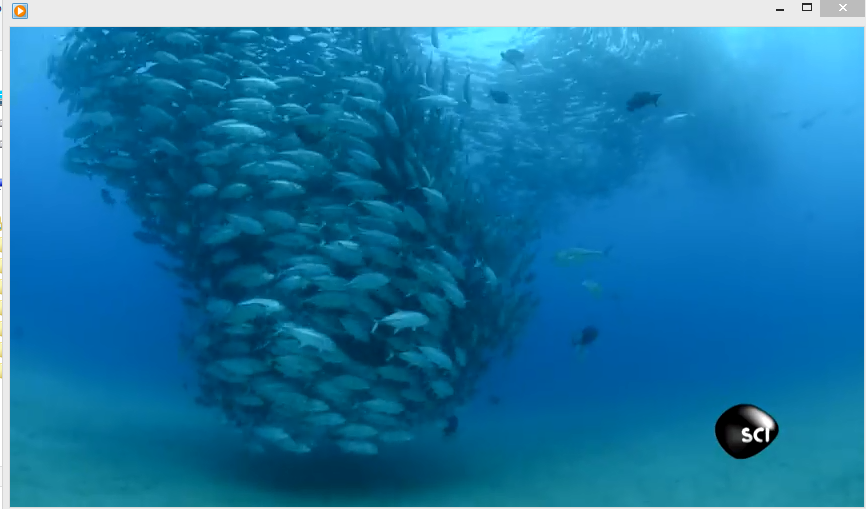
#> input picture Task 4 - Underwater Color Correction/original.PNG, 866 x 509 px, found by its file name
$ python 'histogram based.py'
#> lines starting #> are read from the running program, lines starting #| are printed output that depends on the picture
import cv2
import numpy as np
from matplotlib import pyplot as plt

original = cv2.imread("original.png")
#> original is the input picture: shape (509, 866, 3); mean B, G, R 163.9, 117.4, 27.6
blue = original.copy()
green = original.copy()
red = original.copy()

blue[:, :, 2] = 0
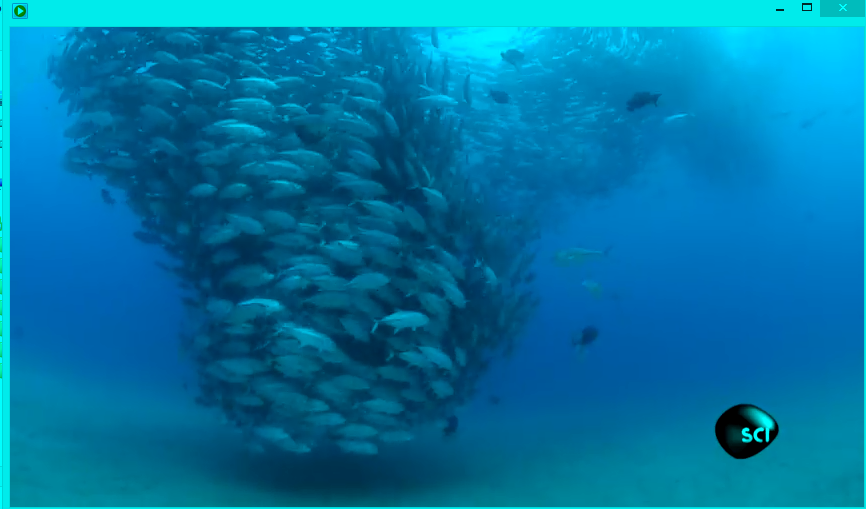
#> blue: shape (509, 866, 3); mean B, G, R 163.9, 117.4, 0
blue[:, :, 1] = 0
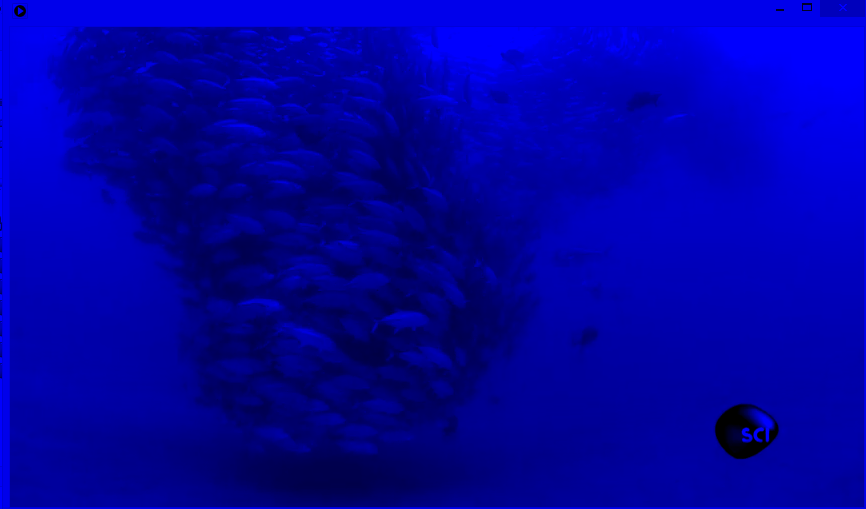
#> blue: shape (509, 866, 3); mean B, G, R 163.9, 0, 0

green[:, :, 0] = 0
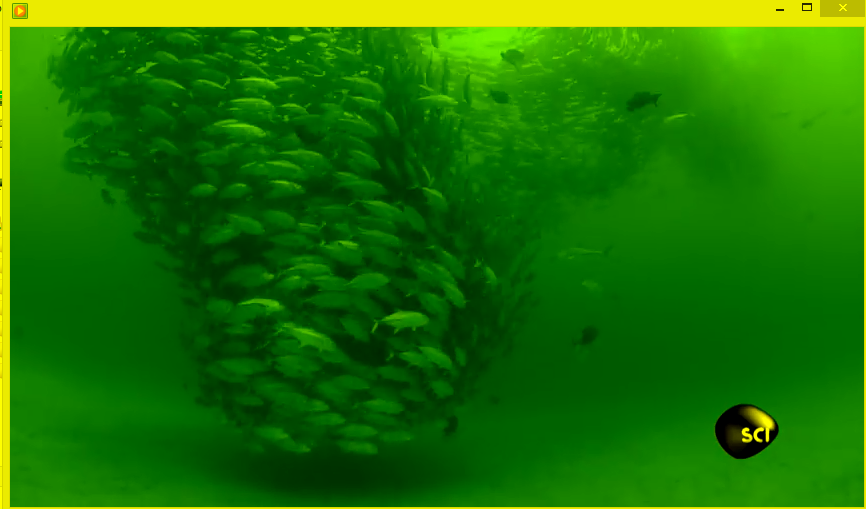
#> green: shape (509, 866, 3); mean B, G, R 0, 117.4, 27.6
green[:, :, 2] = 0
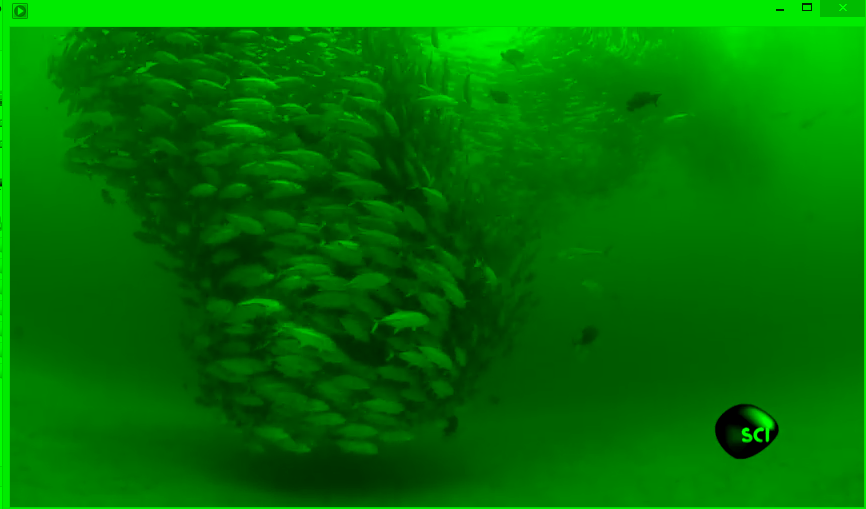
#> green: shape (509, 866, 3); mean B, G, R 0, 117.4, 0

red[:, :, 0] = 0
red[:, :, 1] = 0
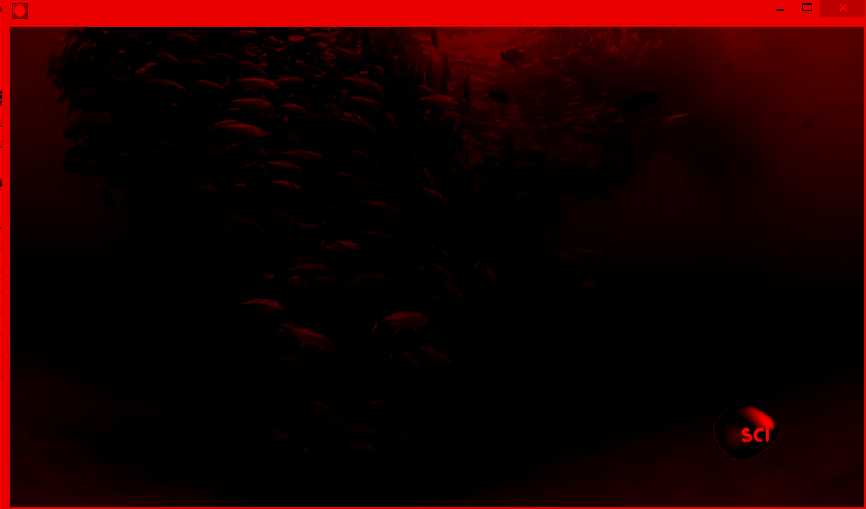
#> red: shape (509, 866, 3); mean B, G, R 0, 0, 27.6

B_hist = cv2.calcHist([blue], [0], None, [256], [0, 255])
#> B_hist = 256 values, max 26500 at index 235, min 0 at index 255, mean 1684.6
# [6 lines of commented-out code are left out]

G_hist = cv2.calcHist([green], [0], None, [256], [0, 255])
#> G_hist = 256 values, max 440794 at index 0, min 0 at index 1, mean 1721.9
# [6 lines of commented-out code are left out]

R_hist = cv2.calcHist([red], [0], None, [256], [0, 255])
#> R_hist has the same summary as G_hist
# [6 lines of commented-out code are left out]

original = cv2.cvtColor(original, cv2.COLOR_BGR2GRAY)
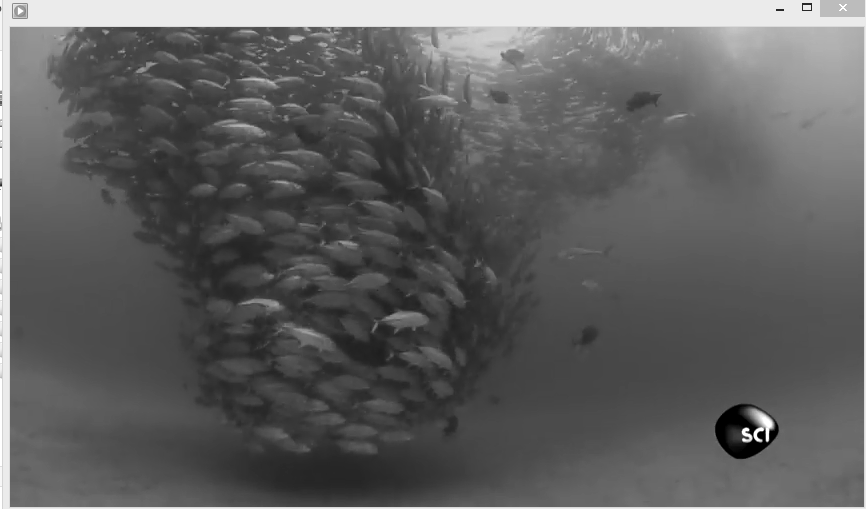
#> original: shape (509, 866); min 0, max 255, mean 95.8
hist = cv2.calcHist([original], [0], None, [256], [0, 255])
#> hist = 256 values, max 25615 at index 235, min 0 at index 255, mean 1719
plt.figure()
plt.title(" grayscale Histogram")
plt.plot(hist)
plt.xlim([0,255])
plt.show()
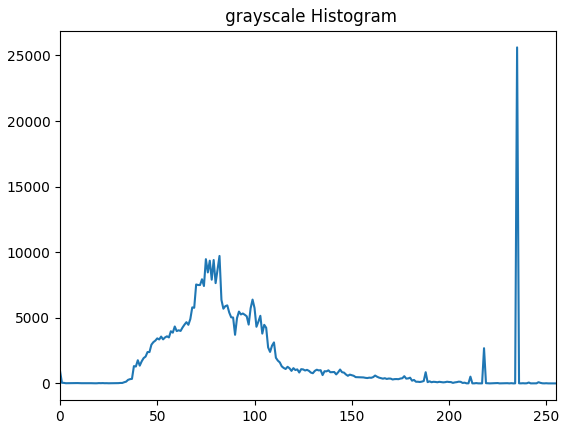
#> figure drawn by matplotlib, 1 panel; curve peaks at x = 235, y = 25615
cv2.waitKey(0)

cv2.imshow("blue", blue)
cv2.imshow("green", green)
cv2.imshow("red", red)
cv2.imshow("original", original)

cv2.waitKey(0)
cv2.destroyAllWindows()

$ run again, with Task 4 - Underwater Color Correction/pool3.jpg saved as Task 4 - Underwater Color Correction/original.PNG
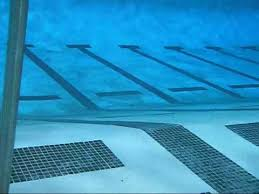
#> input picture Task 4 - Underwater Color Correction/pool3.jpg, 259 x 194 px, found by its file name
#> original is the input picture: shape (194, 259, 3); mean B, G, R 191.7, 145.8, 43.1
#> B_hist = 256 values, max 940 at index 232, min 0 at index 0, mean 196.2
#> G_hist = 256 values, max 50246 at index 0, min 0 at index 1, mean 196.3
#> R_hist has the same summary as G_hist
#> `original = cv2.cvtColor(original, cv2.COLOR_BGR2GRAY)`:
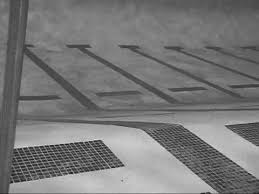
#> original: shape (194, 259); min 22, max 224, mean 120.3
#> hist = 256 values, max 998 at index 120, min 0 at index 0, mean 196.3
#> `plt.show()`:
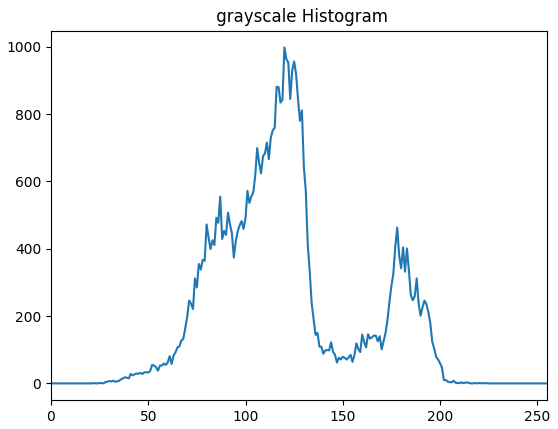
#> figure drawn by matplotlib, 1 panel; curve peaks at x = 120, y = 998
